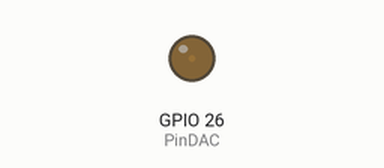
The sketch below on a simulated ESP32. Shown: output pins drawn as LEDs (lit = HIGH).

Above: at 0.05 s.
At 1.15 s:
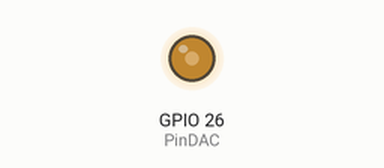
At 2.3 s:
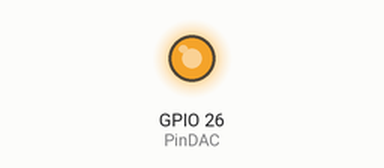
At 4.55 s:
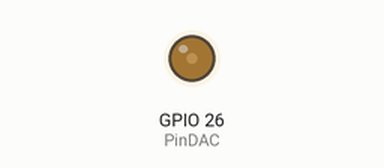
Timing chart, 0 to 6.7 s (numbered marks = the images above):
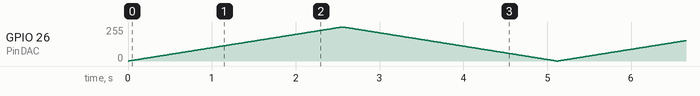

The sketch:

AnalogOutput_DAC.ino
```cpp
/*
 *Universidad Nacional Autónoma de México
 *Facultad de Ciencias
 *Licenciatura en Ciencias de la Computación
 *Seminario de Ciencias de la Computación A: Introducción al Internet de las Cosas
 *
 *Escrito por: M. en I. Valente Vázquez Velázquez
 *Última modificación: 1-enero-2023
 *https://sites.google.com/ciencias.unam.mx/introduccion-iot-fc/inicio
*/

#define PinDAC 26

void setup() {
  pinMode(PinDAC, OUTPUT);
}

void loop() {
  for(int i = 0; i < 256; i++){
    dacWrite(PinDAC, i);
    delay(10);
  }
  for(int i = 255; i > -1; i--){
    dacWrite(PinDAC, i);
    delay(10);
  }
}
```
